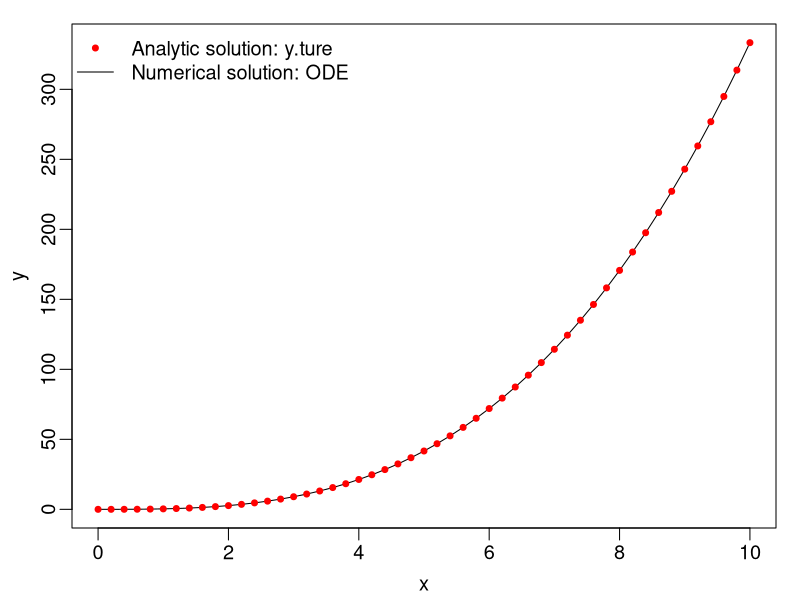
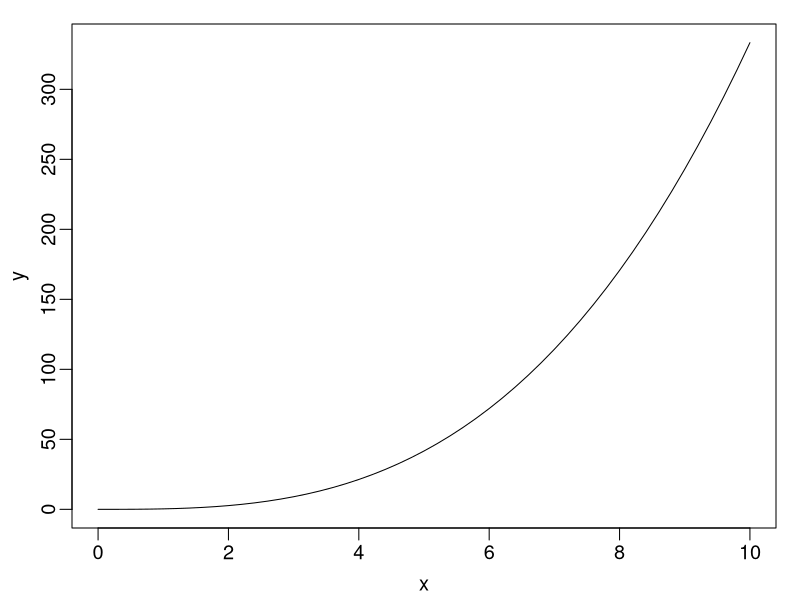
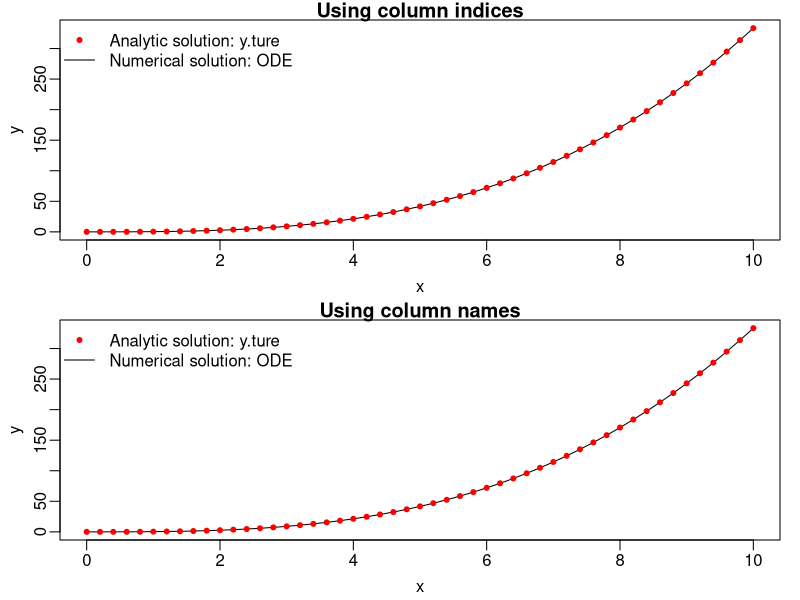
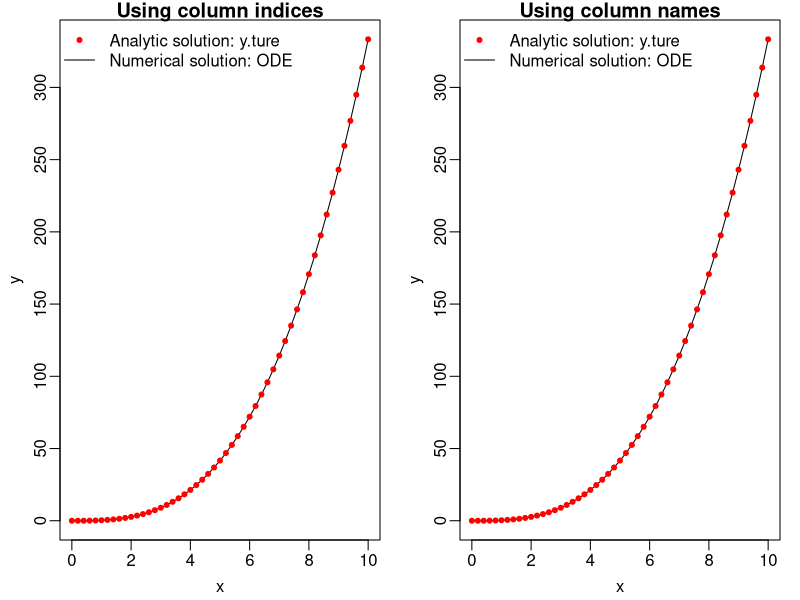
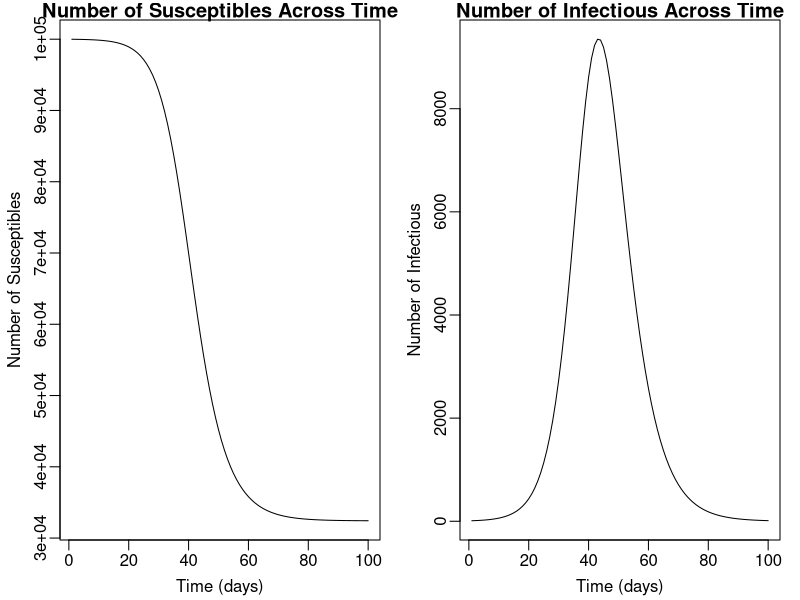
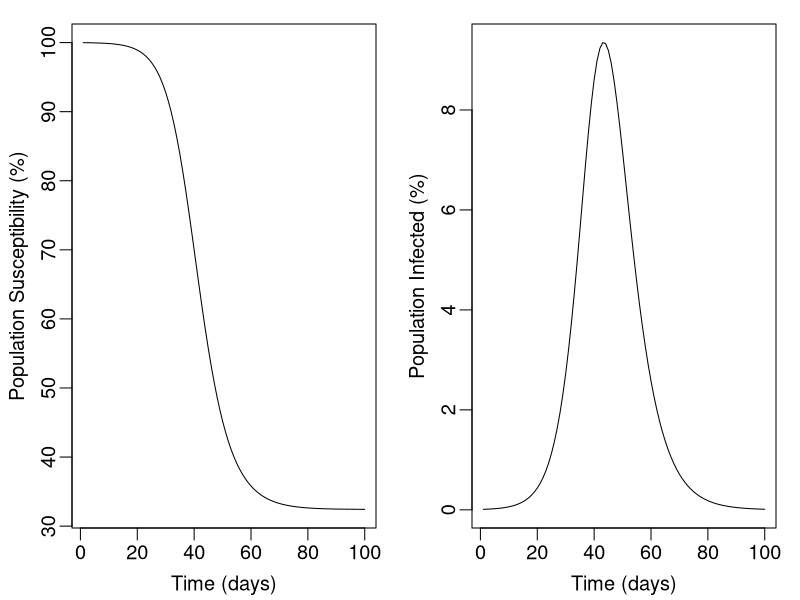
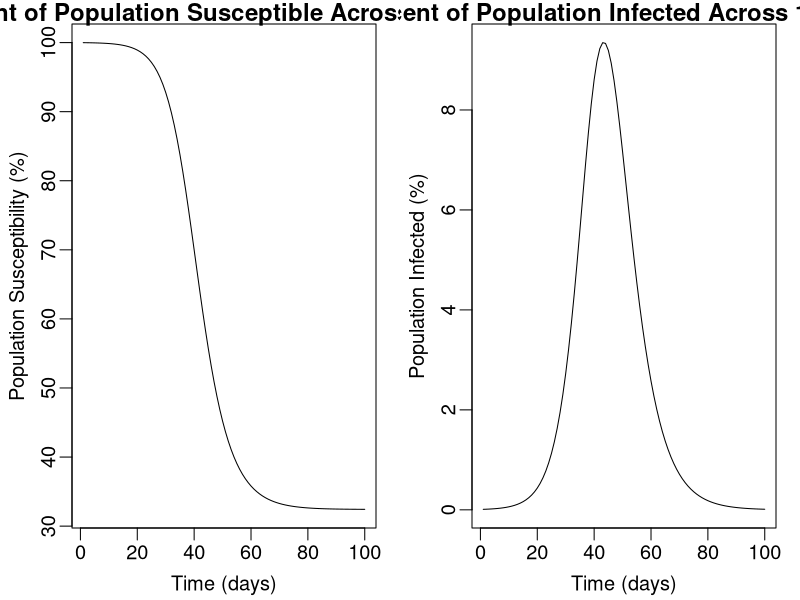
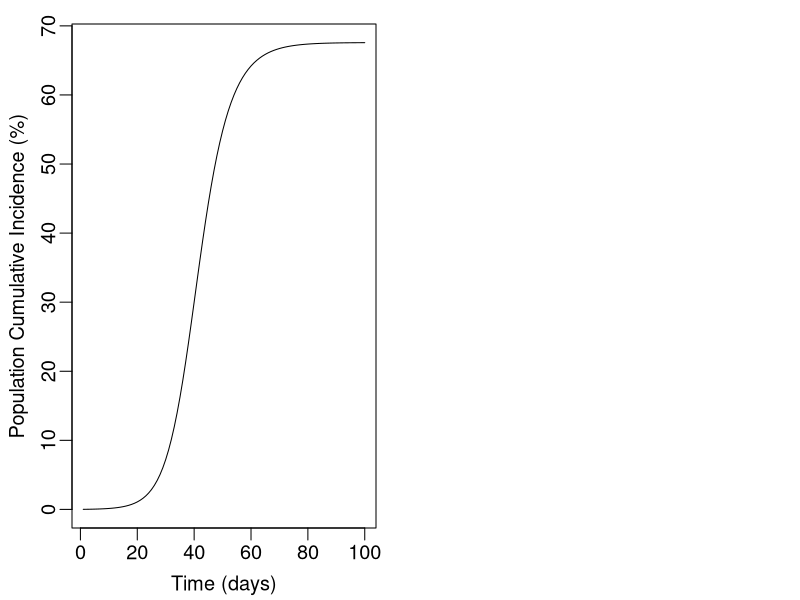

Recreate these plots in R, in order. (Note: this script raises an error after producing the figures.)
## Lab 2: SIR MODEL
## SCRIPT TO TEST THE SIR MODEL

#############################################################################
## !!! NOTE: Please focus on the questions in the lab slides (i.e. pdf file)  
##              -those are the core questions you need to answer. 
## Any additional questions in this R script are meant as guidelines.
#############################################################################

## if you haven't had it installed yet, type in the following first:
## install.packages('deSolve')
install.packages('deSolve')
library(deSolve)

################################################################################
## PRE-LAB: TRY THE ODE SOLVER
## SIMPLE ODE: dy/dx=x^2
# General Routine: 
# Step 1 - Code the ODE/model (or function here) [note the SIR model is described by a set of ODEs]
# Step 2 - Specify the initial conditions/parameters
# Step 3 - Call the “ode” function to solve the ODE/model and generate the simulation
# Step 4 - Check/analyze model outputs
################################################################################
# Step 1: code the ODE model (or function here)
myfunc=function(x,y,parms){
  dy=x^2
  list(dy)
}

# Step 2: specify initial conditions/parameters
xs=seq(0,10,by=.2)  # the 'time' step to integrate upon, arbitrary increments
state=c(y=0); 

# Step 3: call the ode function to generate the simulation, based on set initial conditions
out=ode(y=state,times=xs,func=myfunc,parms=NULL)

# the analytic solution for this problem (i.e. true solution here)
y.true=1/3*xs^3

# Step 4: Check model outputs

View(out)  # to see the whole output - the out data frame here

# Print column names using the colnames function, so you can refer to them by name
colnames(out)

# Print part of the model output to see data structure
head(out, 3)  # this prints the first 3 lines of the model output
tail(out, 6) # this prints the last 6 lines of the model output


# to get the first column of the output
out[,1]  # use column indexing 
out[,'time']  # use the column name



# Similarly to get the 2nd column of the output
out[,2]  # use column indexing 
out[,'y']  # use the column name


# Now try checking the rows
# e.g., print 3rd row of the output
out[3,]

# Now try specific row & column
out[3, 2]
out[3, 'time']
out[3, 'y']
out[out[,'time']==3, ] # get a specific value
out[out[,'time'] >=3 & out[,'time'] < 4, ] 
out[out[,'y'] > 10 & out[,'y'] < 11, ]  # get value within a specific range

## Now plot to check if the ode is working
par(mar=c(3,3,1,1),mgp=c(1.8,.5,0),cex=1.2)
plot(x = out[,1], y = out[,2],xlab='x',ylab='y',type='l')
points(x = xs, y = y.true,col='red',pch=20)
legend('topleft',legend=c('Analytic solution: y.ture','Numerical solution: ODE'),
       col=c('red','black'),lty=c(NA,1),pch=c(20,NA),bty='n')


# alternatively 
plot(x = out[,'time'], y = out[,'y'], xlab='x',ylab='y',type='l')


# Put the two plots side by side for comparison
par(mar=c(3,3,1,1),mgp=c(1.8,.5,0),cex=1.2,
    mfrow = c(2,1)) # allow 2 rows in the plot
plot(x = out[,1], y = out[,2],xlab='x',ylab='y',type='l', 
     main = "Using column indices")  # add title
points(x = xs, y = y.true,col='red',pch=20)
legend('topleft',legend=c('Analytic solution: y.ture','Numerical solution: ODE'),
       col=c('red','black'),lty=c(NA,1),pch=c(20,NA),bty='n')
# row 2 using alternative method
plot(x = out[,'time'], y = out[,'y'],xlab='x',ylab='y',type='l', 
     main = "Using column names")  # add title
points(x = xs, y = y.true,col='red',pch=20)
legend('topleft',legend=c('Analytic solution: y.ture','Numerical solution: ODE'),
       col=c('red','black'),lty=c(NA,1),pch=c(20,NA),bty='n')


par(mar=c(3,3,1,1),mgp=c(1.8,.5,0),cex=1.2,
    mfrow = c(1,2)) # allow 2 columns in the plot
plot(x = out[,1], y = out[,2],xlab='x',ylab='y',type='l', 
     main = "Using column indices")  # add title
points(x = xs, y = y.true,col='red',pch=20)
legend('topleft',legend=c('Analytic solution: y.ture','Numerical solution: ODE'),
       col=c('red','black'),lty=c(NA,1),pch=c(20,NA),bty='n')
# row 2 using alternative method
plot(x = out[,'time'], y = out[,'y'],xlab='x',ylab='y',type='l', 
     main = "Using column names")  # add title
points(x = xs, y = y.true,col='red',pch=20)
legend('topleft',legend=c('Analytic solution: y.ture','Numerical solution: ODE'),
       col=c('red','black'),lty=c(NA,1),pch=c(20,NA),bty='n')




################################################################################
## SIMULAITON USING THE SIR MODEL
# General Routine: 
# Step 1 - Code the ODE/model (or function here) [note the SIR model is described by a set of ODEs]
# Step 2 - Specify the initial conditions/parameters
# Step 3 - Call the “ode” function to solve the ODE/model and generate the simulation
# Step 4 - Check/analyze model outputs
################################################################################
# Step 1: code the SIR model (or function here)
SIR=function(t,state,parameters){
  with(as.list(c(state,parameters)),{
    # rate of change
    dS = -beta*S*I/N;
    dI= beta*S*I/N - gamma*I;
    
    # Optional: also compute the cumulative number of infection
    dcumI = beta*S*I/N
    
    # return the rate of change
    list(c(dS, dI, dcumI))
  }) # end with(as.list...)
}
 
# Step 2: specify initial conditions/parameters
N=1e5; # population size
I0=10; # initial No. of Infectious people
S0=N-I0;  # initial No. of Susceptible people
state=c(S=S0, I=I0, cumI = I0);  # store the inital conditions I & S together 
parameters=c(beta=.5,gamma=.3);  # store the model parameters, unit: per day

times=seq(1,100,by=1);  # set simulation time steps: 1 to 100 days here

# Step 3: call the ode function to generate the simulation
sim=ode(y=state,times=times,func=SIR,parms=parameters);


# Step 4: check model outputs
View(sim)  # to see what's in the model output 'sim'

# Print part of the model simput to see data structure
head(sim, 3)  # this prints the first 3 lines of the model output
tail(sim, 1) # this prints the last line of the model output

# Print column names using the colnames function, so you can refer to them by name
colnames(sim)

# to get the column for simulation: 
sim[,1]  # use column indexing 
sim[,'time']  # use the column name

# get output on specific day using column name
sim[sim[,'time']==10, ]

# CODE IT YOURSELF - now get the column for simulated number of Susceptibles

# CODE IT YOURSELF - now get the column for simulated number of Infectious:



# Visualize model outputs:
# plot S over time
# plot I over time
# plot to compare S and I in one graph
# plot to compare S and cumI - think about the trend and why






# [Q1] CODE IT YOURSELF - what is the number of susceptibles on Day 50? 

sim[sim[,'time']==50, ]


# [Q1] CODE IT YOURSELF - what is the number of susceptibles at the end of the simulation? 

tail(sim, 1)

# [Q2] CODE IT YOURSELF - what is the number of Infectious on Day 50? 

sim[sim[,'time']==50, ]

# [Q2] CODE IT YOURSELF - what is the number of Infectious at the end of the simulation? 


# [LQ3] Based on the simulation, how many people have been infected by Day 50? 
# [LQ3]   How many people have been infected by the end of simulation? 
  

# [Q4] CODE IT YOURSELF - Plot model simulated number of Susceptibles for each day during the simulation period

plot(x = sim[, "time"], y = sim[,"S"],xlab='Time (days)',ylab='Number of Susceptibles',type='l', 
     main = "Number of Susceptibles Across Time")


# [Q4] CODE IT YOURSELF - Plot model simulated number of Infectious for each day over time during the simulation period

plot(x = sim[, "time"], y = sim[,"I"],xlab='Time (days)',ylab='Number of Infectious',type='l', 
     main = "Number of Infectious Across Time")

################################################################################
## PROCESSING AND VISULIZING THE MODEL OUTPUTS
################################################################################

# Output Processing 1: 
# Convert numbers to fractions relative to the population size - for easier comparison across populations of different sizes
s=sim[,'S']/N * 100  # %S
i=sim[,'I']/N * 100 # %I
cumi = sim[, 'cumI']/N * 100 # %cumulative infections


# Plot percentage of susceptible population over time
par(mar=c(3,3,1,1),mgp=c(1.8,.5,0),cex=1.2)
# show as percentage: 
plot(x = times, y = s, xlab='Time (days)',ylab='Population Susceptibility (%)',type='l')
plot(x = times, y = i, xlab='Time (days)',ylab='Population Infected (%)',type='l')


# CODE IT YOURSELF:

# [LQ5] Based on the simulation, What is the population susceptibility (i.e. %S) at the end of simulation? What percentage of the population are infectious at the end of simulation?  What percentage of the population have been infected by the end of simulation?

s[sim[sim[,'time']==100, ]]
i[sim[sim[,'time']==100, ]]
cumi[sim[sim[,'time']==100, ]]

# [LQ6] Plot the outputs %I and %S for each day during the simulated time period
plot(x = times, y = s, xlab='Time (days)',ylab='Population Susceptibility (%)',
     main = "Percent of Population Susceptible Across 100 Days", type='l')
plot(x = times, y = i, xlab='Time (days)',ylab='Population Infected (%)',
     main = "Percent of Population Infected Across 100 Days", type='l')
plot(x = times, y = cumi, xlab='Time (days)',ylab='Population Cumulative Incidence (%)',type='l')

# Output Processing 2: 
# Convert the daily outputs to weekly outputs
numWk = ceiling(length(times) / 7); 
tmstep=7; # weekly 
out.weekly = matrix(0, # place holder for the actual numbers
                    numWk, # number of rows is the number of weeks
                    ncol(sim)) # number of columns is the same as the simulation output ('sim')
# set column names, so it would be more readable & easier to access to the results
colnames(out.weekly) = c('Week', 'Number of Susceptibles', 'Number of Infectious', 'Number of New Infections') 
out.weekly[,'Week'] = 0: (numWk - 1)  # Week column is just the number of week

# Get the number of Susceptibles for 4th day of each week (i.e. middle of the week) - this is sort of a snapshot of the epidemic
out.weekly[,'Number of Susceptibles'] = c(S0, # use the initial susceptibility for the 1st entry
                                          sim[seq(4, length.out = numWk - 1, by  = tmstep),  # indices of the first day of each week
                                            'S']) 

# Get the number of Infectious for 4th day of each week (i.e. middle of the week) - this is the prevalence
out.weekly[,'Number of Infectious'] = c(I0, # use the initial susceptibility for the 1st entry
                                        sim[seq(4, length.out = numWk - 1, by  = tmstep),  # indices of the first day of each week
                                            'I']) 

# Get the Number of New Infections - these are cumulative numbers so need to get the increment (i.e., new infection) for each week
out.weekly[,'Number of New Infections'] = c(0, # add a 0 for the start of the 1st week
                                            (sim[seq(tmstep+1, length.out = numWk - 1, by  = tmstep), 'cumI'] - # cumulative infections on the start of week 2, 3, ... 
                                            sim[seq(1, length.out = numWk - 1, by  = tmstep), 'cumI']) # cumulative infections on the start of week 1, 2, ...
                                            )  

out.weekly[,'Week'] = 7: (numWk - 1)  # Week column is just the number of week

# CODE IT YOURSELF -
# [Q7] How many people are infected during Week 7? (0.5pt)

out.weekly[out.weekly[,'Week']==7, ]

# [Q8] Plot number of Susceptibles mid-week over time (0.5pt)

plot(x = out.weekly[, "Week"], y = out.weekly[,"Number of Susceptibles"],xlab='Week',ylab='Number of Susceptibles',type='l', 
     main = "Number of Susceptibles Across Weeks")

# [Q9] Plot number of Infectious mid-week over time (0.5pt)

plot(x = out.weekly[, "Week"], y = out.weekly[,"Number of Infectious"],xlab='Week',ylab='Number of Infectious',type='l', 
     main = "Number of Infectious Across Weeks")

# [Q10] Plot number of New Infections each week over time (0.5pt)

plot(x = out.weekly[, "Week"], y = out.weekly[,"Number of New Infections"],xlab='Week',ylab='Number of New Infections',type='l', 
     main = "Number of New Infections Across Weeks")














################################################################################
## CODE FOR THE DEMO: 
## YOU CAN USE THE FOLLOWING CODE TO SEE THE CHANGES IN S AND I STEP BY STEP
################################################################################
## CHANGE IN NUMBER OF INFECTIOUS
numWk=15; tmstep=7; # weekly increase
wklyS=wklyI=rep(0,numWk+1);
wklyS[1]=S0; wklyI[1]=I0;
wk=1; # first week
times=seq(tmstep*(wk-1),tmstep*wk,by=1);
state=c(S=wklyS[wk],I=wklyI[wk], cumI=wklyI[wk])
sim=ode(y=state,times=times,func=SIR,parms=parameters);
wklyS[wk+1]=tail(sim[,'S'],1); # save new state
wklyI[wk+1]=tail(sim[,'I'],1);

par(mfrow = c(1,1), mar=c(3,3,1,1),mgp=c(1.8,.5,0),cex=1.2)
plot(sim[,'time'],sim[,'I'],ylim=c(0,N*.12),xlim=c(0,tmstep*numWk),
     ylab='I',xlab='Time', pch=20)
for (wk in 2:numWk){
  times=seq(tmstep*(wk-1),tmstep*wk,by=1);
  state=c(S=wklyS[wk],I=wklyI[wk], cumI=wklyI[wk])
  sim=ode(y=state,times=times,func=SIR,parms=parameters);
  wklyS[wk+1]=tail(sim[,'S'],1); # save new state
  wklyI[wk+1]=tail(sim[,'I'],1);
  points(tail(sim[,'time'],tmstep),tail(sim[,'I'],tmstep),pch=20)
  readline("Press Run to continue")  ## PRESS RUN TO PROCEED
}

## CHANGE IN THE NUMBER OF SUSCEPTIBLES
wklyS=wklyI=rep(0,numWk+1);
wklyS[1]=S0; wklyI[1]=I0;
wk=1; # first week
times=seq(tmstep*(wk-1),tmstep*wk,by=1);
state=c(S=wklyS[wk],I=wklyI[wk], cumI=wklyI[wk])
sim=ode(y=state,times=times,func=SIR,parms=parameters);
wklyS[wk+1]=tail(sim[,'S'],1); # save new state
wklyI[wk+1]=tail(sim[,'I'],1);
par(mfrow = c(1,1), mar=c(3,3,1,1),mgp=c(1.8,.5,0),cex=1.2)
plot(sim[,'time'],sim[,'S']/N*100,ylim=c(0,100),xlim=c(0,tmstep*numWk),
     ylab='% Susceptible',xlab='Time', pch=20)
for (wk in 2:numWk){
  times=seq(tmstep*(wk-1),tmstep*wk,by=1);
  state=c(S=wklyS[wk],I=wklyI[wk], cumI=wklyI[wk])
  sim=ode(y=state,times=times,func=SIR,parms=parameters);
  wklyS[wk+1]=tail(sim[,'S'],1); # save new state
  wklyI[wk+1]=tail(sim[,'I'],1);
  points(tail(sim[,'time'],tmstep),tail(sim[,'S']/N,tmstep)*100,pch=20)
  readline("Press Run to continue") ## PRESS RUN TO PROCEED
}
